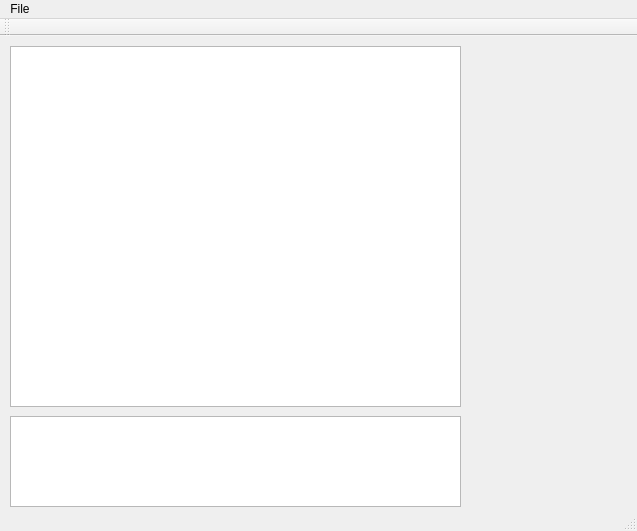
<?xml version="1.0" encoding="UTF-8"?>
<ui version="4.0">
 <class>MainWindow</class>
 <widget class="QMainWindow" name="MainWindow">
  <property name="geometry">
   <rect>
    <x>0</x>
    <y>0</y>
    <width>637</width>
    <height>531</height>
   </rect>
  </property>
  <property name="windowTitle">
   <string>MainWindow</string>
  </property>
  <widget class="QWidget" name="centralWidget">
   <widget class="QTextEdit" name="textEdit">
    <property name="geometry">
     <rect>
      <x>10</x>
      <y>380</y>
      <width>451</width>
      <height>91</height>
     </rect>
    </property>
   </widget>
   <widget class="QTextBrowser" name="textBrowser">
    <property name="geometry">
     <rect>
      <x>10</x>
      <y>10</y>
      <width>451</width>
      <height>361</height>
     </rect>
    </property>
   </widget>
  </widget>
  <widget class="QMenuBar" name="menuBar">
   <property name="geometry">
    <rect>
     <x>0</x>
     <y>0</y>
     <width>637</width>
     <height>20</height>
    </rect>
   </property>
   <widget class="QMenu" name="menuQT_Chat_Client">
    <property name="title">
     <string>File</string>
    </property>
   </widget>
   <addaction name="menuQT_Chat_Client"/>
  </widget>
  <widget class="QToolBar" name="mainToolBar">
   <attribute name="toolBarArea">
    <enum>TopToolBarArea</enum>
   </attribute>
   <attribute name="toolBarBreak">
    <bool>false</bool>
   </attribute>
  </widget>
  <widget class="QStatusBar" name="statusBar"/>
 </widget>
 <layoutdefault spacing="6" margin="11"/>
 <resources/>
 <connections/>
</ui>
